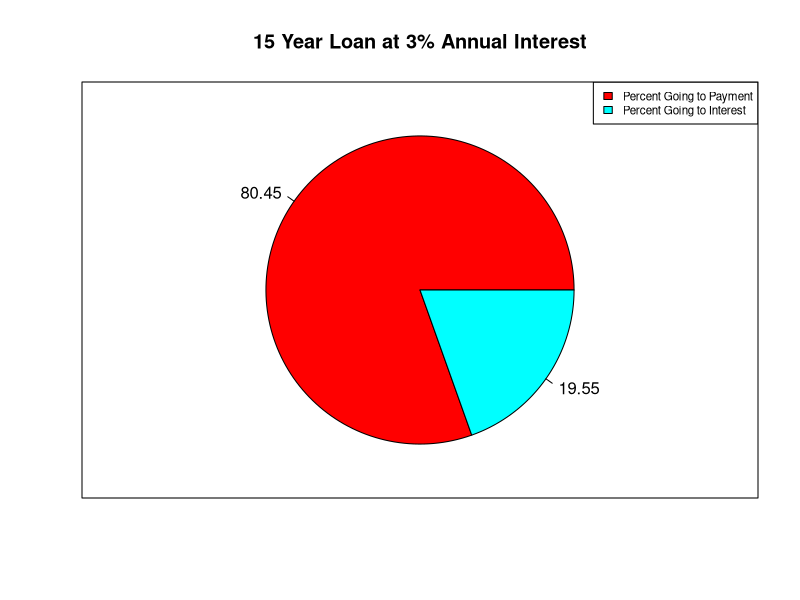
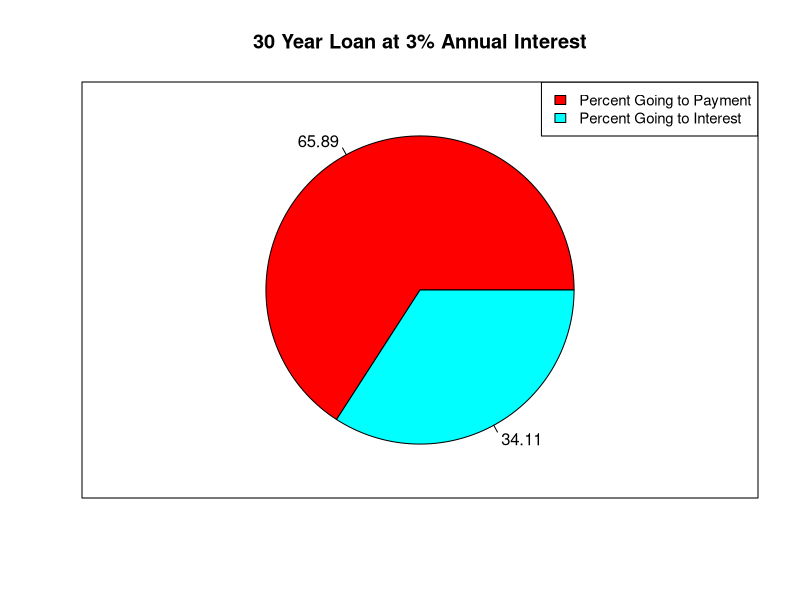
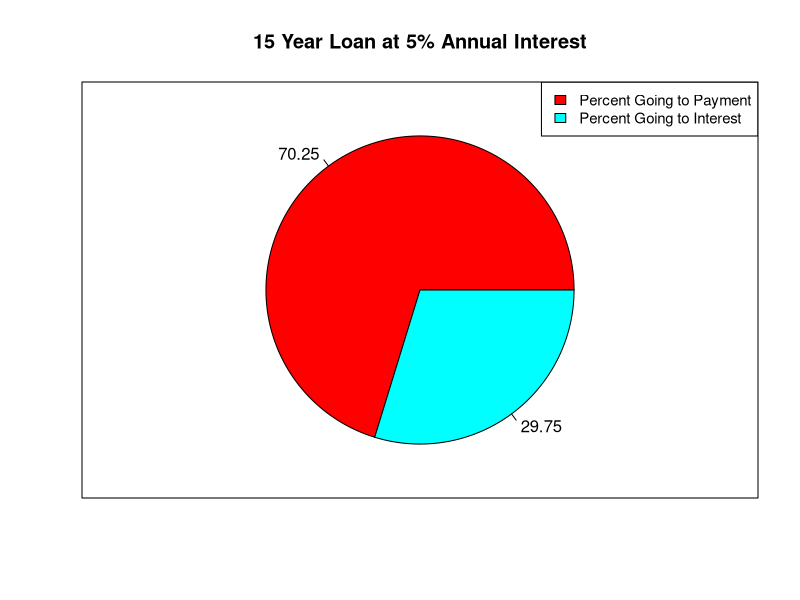
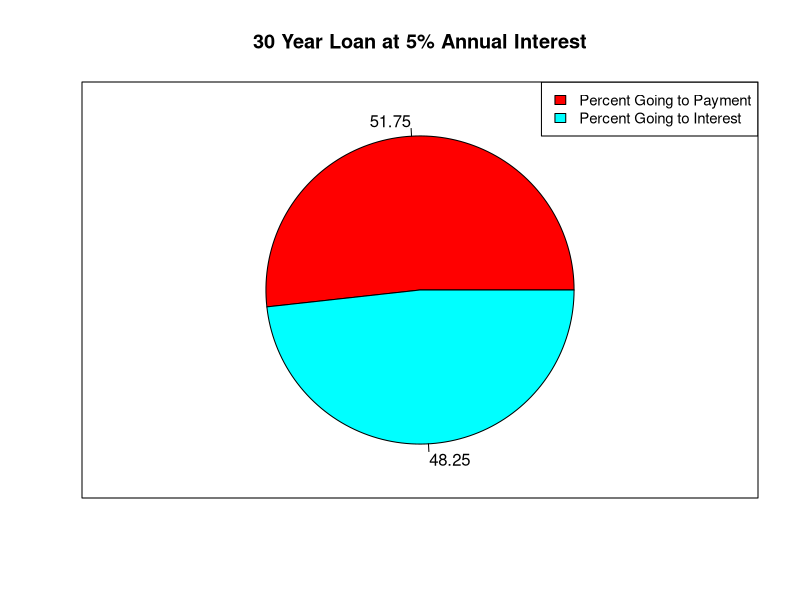

The R script that drew these images, in order:
### R code for Chapter 4 Project
### initial amount 300k, r=3.5% annual, n=360 months
p=300000 #principal
r=.035/12 #monthly rate
n=30*12 #months in term
x=p*r*(1+r)^n/((1+r)^n-1) #monthly payment equation
x #monthly payment
# $1347.134

### different interest rates:
p=300000 
r=seq(.03,.04, length=5)/12
n=30*12 
MP=p*r*(1+r)^n/((1+r)^n-1)
MonthlyPayment=round(MP,2)
Rates=seq(3.0,4.0, length =5)
cbind(Rates,MonthlyPayment)
#      Rates MonthlyPayment
#[1,]  3.00        1264.81
#[2,]  3.25        1305.62
#[3,]  3.50        1347.13
#[4,]  3.75        1389.35
#[5,]  4.00        1432.25

###### different term lengths:
p=300000 
r=.035/12
n=seq(15,30, length=2)*12 
MP=p*r*(1+r)^n/((1+r)^n-1) 
MonthlyPayment=round(MP,2)
years=seq(15,30, length =2)
cbind(years,MonthlyPayment)
#years      MonthlyPayment
#[1,]    15 2144.65
#[2,]    30 1347.13


###### different loan amounts
p=seq(150000,350000,length=5) 
r=.035/12
n=30*12 
MP=p*r*(1+r)^n/((1+r)^n-1)
MonthlyPayment=round(MP,2)
LoanAmount=seq(150000,350000,length=5)
cbind(LoanAmount,MonthlyPayment)

#LoanAmount      MonthlyPayment
#[1,]     150000  673.57
#[2,]     200000  898.09
#[3,]     250000 1122.61
#[4,]     300000 1347.13
#[5,]     350000 1571.66


#### How total amount paid is effected with loan amount
p=seq(150000,350000,length=5) 
r=.035/12
n=30*12 
MP=p*r*(1+r)^n/((1+r)^n-1)
MonthlyPayment=round(MP,2)
LoanAmount=seq(150000,350000,length=5)
TotalPaid=MonthlyPayment*n
InterestPaid=TotalPaid-p
InterestPercent=(InterestPaid/TotalPaid)*100
PercentToInterest=round(InterestPercent,2)
PaymentPercent= (1- (PercentToInterest/100))*100
PercenttoPayment=round(PaymentPercent,2)
cbind(LoanAmount,MonthlyPayment,TotalPaid,InterestPaid,PercenttoPayment,PercentToInterest)

#LoanAmount MonthlyPayment TotalPaid InterestPaid PercenttoPayment #PercentToInterest
#[1,]     150000         673.57  242485.2      92485.2            61.86             38.14
#[2,]     200000         898.09  323312.4     123312.4            61.86             38.14
#[3,]     250000        1122.61  404139.6     154139.6            61.86             38.14
#[4,]     300000        1347.13  484966.8     184966.8            61.86             38.14
#[5,]     350000        1571.66  565797.6     215797.6            61.86             38.14

####### How total amount paid is effected with term length
p=300000 
r=.035/12
n=seq(15,30, length=2)*12 
MP=p*r*(1+r)^n/((1+r)^n-1)
MonthlyPayment=round(MP,2) 
TermLength=seq(15,30,length=2)
TotalPaid=MonthlyPayment*n
InterestPaid=TotalPaid-p
InterestPercent=(InterestPaid/TotalPaid)*100
PercentToInterest=round(InterestPercent,2)
PaymentPercent= (1- (PercentToInterest/100))*100
PercenttoPayment=round(PaymentPercent,2)
cbind(TermLength,MonthlyPayment,TotalPaid,InterestPaid,PercenttoPayment, PercentToInterest)

#       TermLength MonthlyPayment TotalPaid InterestPaid PercenttoPayment PercentToInterest
#[1,]         15        2144.65  386037.0      86037.0            77.71             22.29
#[2,]         30        1347.13  484966.8     184966.8            61.86             38.14

######## How total amount paid is effected with interest Rate
p=300000 
r=seq(.03,.04, length=5)/12
n=30*12 
MP=p*r*(1+r)^n/((1+r)^n-1)
MonthlyPayment=round(MP,2)
TotalPaid=MonthlyPayment*n
InterestPaid=TotalPaid-p
InterestPercent=(InterestPaid/TotalPaid)*100
PercentToInterest=round(InterestPercent,2)
PaymentPercent= (1- (PercentToInterest/100))*100
PercenttoPayment=round(PaymentPercent,2)
Rate=seq(3.0,4.0,length=5)
cbind(Rate,MonthlyPayment,TotalPaid,InterestPaid,PercenttoPayment,PercentToInterest)

#Rate MonthlyPayment TotalPaid InterestPaid PercenttoPayment PercentToInterest
#[1,] 3.00        1264.81  455331.6     155331.6            65.89             34.11
#[2,] 3.25        1305.62  470023.2     170023.2            63.83             36.17
#[3,] 3.50        1347.13  484966.8     184966.8            61.86             38.14
#[4,] 3.75        1389.35  500166.0     200166.0            59.98             40.02
#[5,] 4.00        1432.25  515610.0     215610.0            58.18             41.82


###########15 and 30 year loan at 3%, then 15 and 30 year loan at 5%
p=300000 
r=.03/12
n=seq(15,30, length=2)*12 
MP=p*r*(1+r)^n/((1+r)^n-1)
Monthly=round(MP,2) 
Term=seq(15,30,length=2)
Total=Monthly*n
InterestPaid=Total-p
InterestPercent=(InterestPaid/Total)*100
PercentToInterest=round(InterestPercent,2)
PaymentPercent= (1- (PercentToInterest/100))*100
PercenttoPayment=round(PaymentPercent,2)
cbind(Term,Monthly,Total,InterestPaid,PercentToInterest,PercenttoPayment)
########15 and 30 at 3% interest
#Term Monthly    Total InterestPaid PercentToInterest PercenttoPayment
#[1,]   15 2071.74 372913.2      72913.2             19.55            80.45
#[2,]   30 1264.81 455331.6     155331.6             34.11            65.89

########15 and 30 year at 5% interest
#     Term Monthly    Total InterestPaid PercentToInterest PercenttoPayment
#[1,]   15 2372.38 427028.4     127028.4             29.75            70.25
#[2,]   30 1610.46 579765.6     279765.6             48.25            51.75

#####15 years, 3% interest Pie Chart ######
fifteenyearPayPercent=80.45
fifteenyearPatInterest=19.55
Pie=c(fifteenyearPayPercent,fifteenyearPatInterest)
pie(Pie,main="15 Year Loan at 3% Annual Interest",
    col=rainbow(length(Pie)),labels=c(fifteenyearPayPercent,fifteenyearPatInterest))
legend("topright" ,c("Percent Going to Payment","Percent Going to Interest"), cex=0.7, fill =
         rainbow(length(Pie)))
box()
#####30 years, 3% Pie Chart ######
thirtyyearPayPercent=65.89
thirtyyearPatInterest=34.11
Pie=c(thirtyyearPayPercent,thirtyyearPatInterest)
pie(Pie,main="30 Year Loan at 3% Annual Interest",
    col=rainbow(length(Pie)),labels=c(thirtyyearPayPercent,thirtyyearPatInterest))
legend("topright" ,c("Percent Going to Payment","Percent Going to Interest"), cex=0.9, fill =
         rainbow(length(Pie)))
box()

#####15 years, 5% interest Pie Chart ######
Fifteernat5Pay=70.25
Fifteenat5Int=29.75
Pie=c(Fifteernat5Pay,Fifteenat5Int)
pie(Pie,main="15 Year Loan at 5% Annual Interest",
    col=rainbow(length(Pie)),labels=c(Fifteernat5Pay,Fifteenat5Int))
legend("topright" ,c("Percent Going to Payment","Percent Going to Interest"), cex=0.9, fill =
         rainbow(length(Pie)))
box()
#####30 years, 5% Pie Chart ######
thirtyat5Pay=51.75
thirtyat5Int=48.25
Pie=c(thirtyat5Pay,thirtyat5Int)
pie(Pie,main="30 Year Loan at 5% Annual Interest",
    col=rainbow(length(Pie)),labels=c(thirtyat5Pay,thirtyat5Int))
legend("topright" ,c("Percent Going to Payment","Percent Going to Interest"), cex=0.9, fill =
         rainbow(length(Pie)))
box()
####!!!output images of pie charts are located in the report

